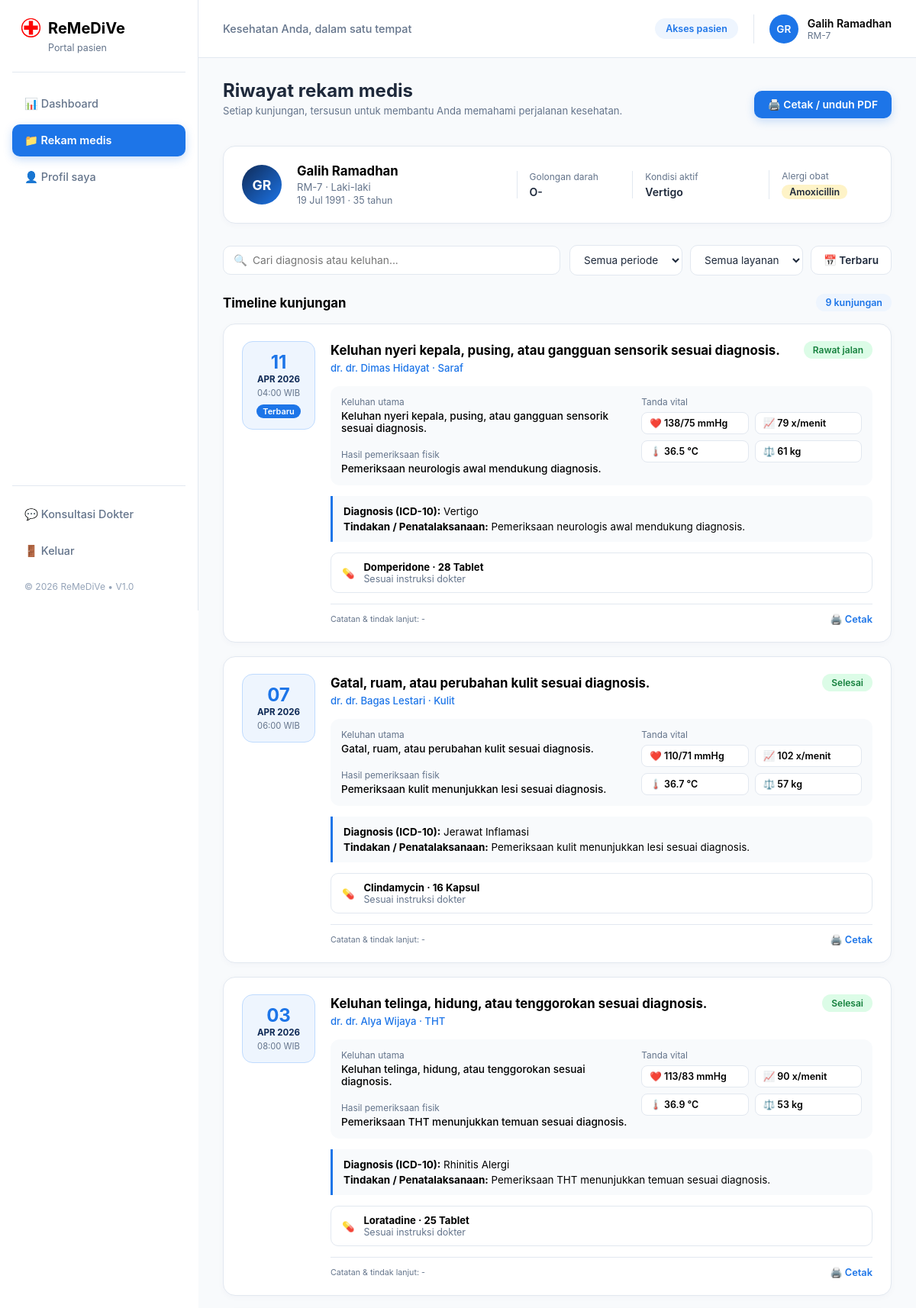
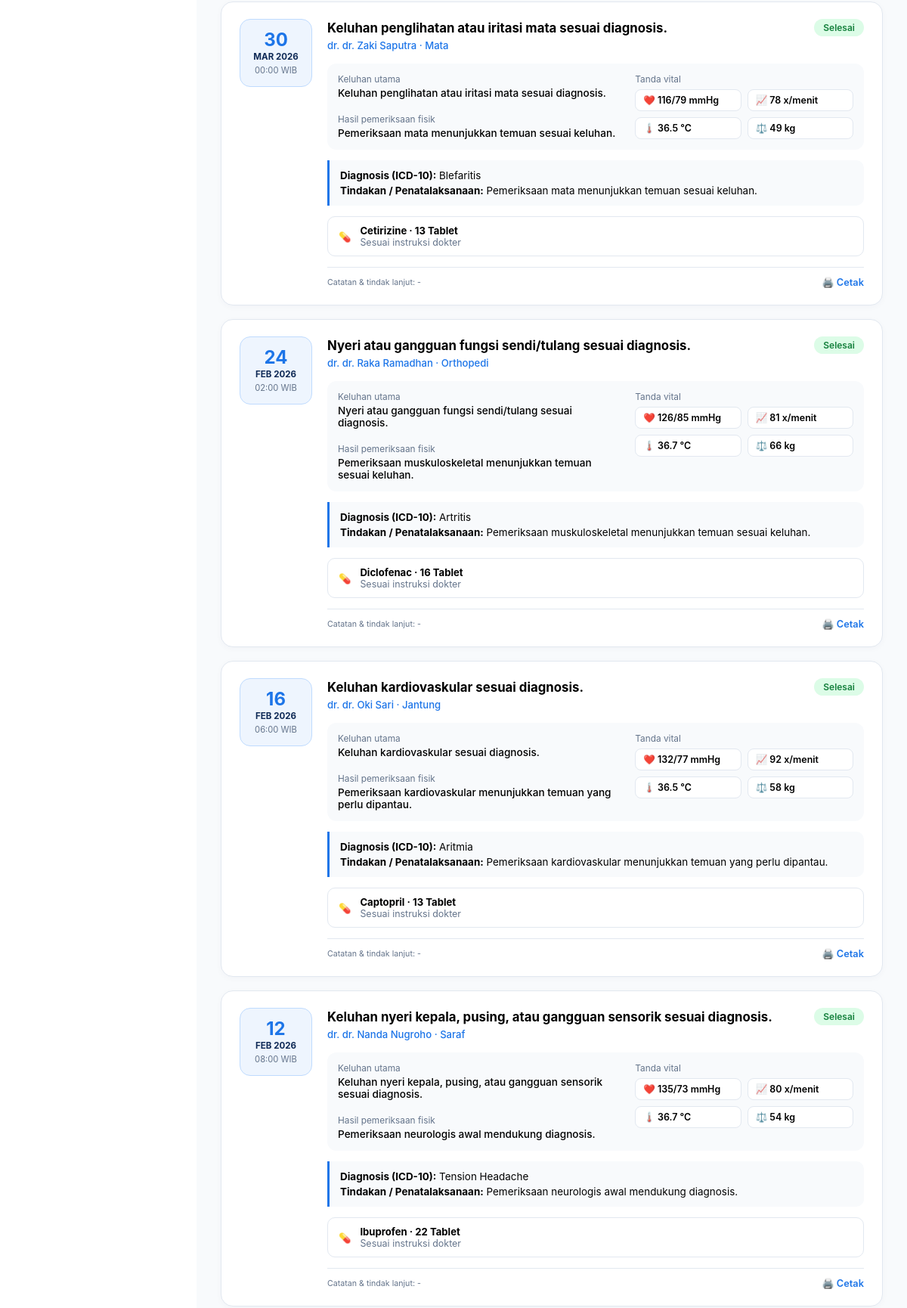
Page /patient_records.php (signed in, upper part) on the committed database (2 pictures, top to bottom).
### tables this page shows
CREATE TABLE `patients` (
  `PatientID` int(11) NOT NULL,
  `PatientName` varchar(50) DEFAULT NULL,
  `NIK` char(16) DEFAULT NULL,
  `BloodType` varchar(3) DEFAULT NULL,
  `PhoneNumber` varchar(15) DEFAULT NULL,
  `Address` text DEFAULT NULL,
  `Gender` char(1) NOT NULL,
  `BirthDate` date NOT NULL,
  `UserID` int(11) DEFAULT NULL,
  `Allergy` varchar(50) DEFAULT NULL
);

CREATE TABLE `medical_examinations` (
  `ExamID` int(11) NOT NULL,
  `DoctorID` int(11) DEFAULT NULL,
  `PatientID` int(11) DEFAULT NULL,
  `Examination_date` datetime DEFAULT NULL,
  `Diagnosis` text DEFAULT NULL,
  `examResult` text DEFAULT NULL,
  `mainIssues` text DEFAULT NULL,
  `action` text DEFAULT NULL,
  `notes` text DEFAULT NULL,
  `BloodPressureSistolik` int(11) DEFAULT NULL,
  `BloodPressureDiastolik` int(11) DEFAULT NULL,
  `pulse` smallint(6) DEFAULT NULL,
  `temperature` decimal(4,1) DEFAULT NULL,
  `WeightKg` decimal(10,0) DEFAULT NULL,
  `HeightCm` decimal(10,0) DEFAULT NULL,
  `status` varchar(10) DEFAULT NULL
);

CREATE TABLE `doctors` (
  `DoctorID` int(11) NOT NULL,
  `DoctorName` varchar(50) NOT NULL,
  `Speciality` varchar(20) DEFAULT NULL,
  `PhoneNumber` varchar(15) DEFAULT NULL,
  `RegistrationNumber` char(17) DEFAULT NULL,
  `UserID` int(11) DEFAULT NULL
);

CREATE TABLE `medical_prescriptions` (
  `PrescID` int(11) NOT NULL,
  `ExamID` int(11) DEFAULT NULL,
  `DrugID` int(11) DEFAULT NULL,
  `Quantity` int(11) DEFAULT NULL,
  `TimePerTakeInHours` int(11) DEFAULT NULL,
  `DurationInDays` smallint(6) DEFAULT NULL,
  `Notes` varchar(100) DEFAULT NULL
);

CREATE TABLE `drugs` (
  `DrugID` int(11) NOT NULL,
  `DrugName` varchar(30) NOT NULL,
  `Price` decimal(10,0) DEFAULT NULL,
  `Stock` int(11) DEFAULT NULL,
  `DrugType` varchar(20) NOT NULL,
  `quantityPerUnitInMg` decimal(8,2) DEFAULT NULL
);

### patient_records.php (the view, shortened to what this page needs)
<?php
    include ('header.php');
    $patient_id = $data ? $data['PatientID'] : 0;
    $age_text = '-';
    if ($data && !empty($data['BirthDate'])) {
        $birth_date = new DateTime($data['BirthDate']);
        $today = new DateTime('today');
        $age = $birth_date->diff($today)->y;
        $age_text = $age . ' tahun';
    }
    $is_download_mode = isset($_GET['action']) && $_GET['action'] === 'download';
    $search = isset($_GET['search']) ? mysqli_real_escape_string($connection, $_GET['search']) : '';
    $query_exams = "SELECT me.*, d.DoctorName, d.Speciality FROM medical_examinations me JOIN doctors d ON me.DoctorID = d.DoctorID WHERE me.PatientID = '$patient_id'";
    $query_exams .= " ORDER BY me.Examination_date DESC";
    $result_exams = mysqli_query($connection, $query_exams);
    $all_exams = [];
    while ($row_ex = mysqli_fetch_assoc($result_exams)) {
        $all_exams[] = $row_ex;
    }
    $total_exam_count = count($all_exams);
?>
<main class="main-content">
    <?php
        if (!$is_download_mode){
            ?>
            <div class="page-header-row">
                <div>
                    <h2>Riwayat rekam medis</h2>
                    <p class="section-desc">Setiap kunjungan, tersusun untuk membantu Anda memahami perjalanan kesehatan.</p>
                </div>
                <a href="patient_records.php?action=download" class="btn-action-primary">
                    🖨️ Cetak / unduh PDF
                </a>
            </div>
            <div class="card profile-summary-card mini-card">
                <div class="profile-avatar-medium"><?php echo $initials; ?></div>
                <div class="profile-info-grid horizontal-grid">
                    <div class="profile-main-data">
                        <h3><?php echo htmlspecialchars($display_name); ?></h3>
                        <p><?php echo $identifier; ?> · <?php echo ($data && isset($data['Gender']) && $data['Gender'] == 'P') ? 'Perempuan' : 'Laki-laki'; ?></p>
                        <p class="birth-text"><?php echo ($data && !empty($data['BirthDate'])) ? date('d M Y', strtotime($data['BirthDate'])) : '-'; ?> · <?php echo $age_text; ?></p>
                    </div>
                    <div class="profile-col">
                        <span class="label">Golongan darah</span>
                        <span class="value"><?php echo ($data && !empty($data['BloodType'])) ? htmlspecialchars($data['BloodType']) : '-'; ?></span>
                    </div>
                    <div class="profile-col">
                        <span class="label">Kondisi aktif</span>
                        <span class="value"><?php echo ($total_exam_count > 0) ? htmlspecialchars($all_exams[0]['Diagnosis']) : 'Belum ada data'; ?></span>
                    </div>
                    <div class="profile-col">
                        <span class="label">Alergi obat</span>
                        <span class="value warning-tag"><?php echo ($data && !empty($data['Allergy'])) ? htmlspecialchars($data['Allergy']) : 'Tidak ada data alergi'; ?></span>
                    </div>
                </div>
            </div>
            <div class="filter-search-container">
                <form action="patient_records.php" method="GET" class="search-form-inline">
                    <div class="search-input-wrapper">
                        <span class="search-icon">🔍</span>
                        <input type="text" name="search" placeholder="Cari diagnosis atau keluhan..." value="<?php echo htmlspecialchars($search); ?>">
                    </div>
                    <div class="filter-dropdowns">
                        <select name="period" class="filter-select">
                            <option value="">Semua periode</option>
                        </select>
                        <select name="service" class="filter-select">
                            <option value="">Semua layanan</option>
                        </select>
                        <button type="submit" class="btn-filter-sort">📅 Terbaru</button>
                    </div>
                </form>
            </div>
            <div class="timeline-container">
                <div class="timeline-header-info">
                    <h3>Timeline kunjungan</h3>
                    <span class="badge-count"><?php echo $total_exam_count; ?> kunjungan</span>
                </div>
                <?php
                    if ($total_exam_count > 0){
                        foreach ($all_exams as $index => $exam){
                            $exam_id = $exam['ExamID'];
                            $q_presc = "SELECT mp.*, dr.DrugName, dr.DrugType FROM medical_prescriptions mp JOIN drugs dr ON mp.DrugID = dr.DrugID WHERE mp.ExamID = '$exam_id'";
                            $res_presc = mysqli_query($connection, $q_presc);
                            $is_latest = ($index === 0);
                            ?>
                            <div class="card timeline-card">
                                <div class="timeline-date-badge">
                                    <span class="t-day"><?php echo date('d', strtotime($exam['Examination_date'])); ?></span>
                                    <span class="t-mon"><?php echo strtoupper(date('M Y', strtotime($exam['Examination_date']))); ?></span>
                                    <span class="t-time"><?php echo date('H:i', strtotime($exam['Examination_date'])); ?> WIB</span>
                                    <?php
                                        if ($is_latest){
                                            ?>
                                                <span class="badge-terbaru-sub">Terbaru</span>
                                            <?php
                                        }
                                    ?>
                                </div>
                                <div class="timeline-content-body">
                                    <div class="timeline-title-row">
                                        <h4><?php echo htmlspecialchars($exam['mainIssues']); ?></h4>
                                        <span class="status-badge-green"><?php echo $is_latest ? 'Rawat jalan' : 'Selesai'; ?></span>
                                    </div>
                                    <p class="doctor-meta">dr. <?php echo htmlspecialchars($exam['DoctorName']); ?> · <?php echo htmlspecialchars($exam['Speciality']); ?></p>
                                    <div class="exam-details-grid">
                                        <div class="ex-col">
                                            <span class="label">Keluhan utama</span>
                                            <p><?php echo htmlspecialchars($exam['mainIssues']); ?></p>
                                            <br>
                                            <span class="label">Hasil pemeriksaan fisik</span>
                                            <p><?php echo htmlspecialchars($exam['examResult']); ?></p>
                                        </div>
                                        <div class="ex-col metrics-mini">
                                            <span class="label">Tanda vital</span>
                                            <div class="vital-tags-grid">
                                                <span>❤️ <?php echo $exam['BloodPressureSistolik'] . '/' . $exam['BloodPressureDiastolik']; ?> mmHg</span>
                                                <span>📈 <?php echo $exam['pulse']; ?> x/menit</span>
                                                <span>🌡️ <?php echo $exam['temperature']; ?> °C</span>
                                                <span>⚖️ <?php echo intval($exam['WeightKg']); ?> kg</span>
                                            </div>
                                        </div>
                                    </div>
                                    <div class="diagnosis-box-inner">
                                        <p><strong>Diagnosis (ICD-10):</strong> <?php echo htmlspecialchars($exam['Diagnosis']); ?></p>
                                        <p><strong>Tindakan / Penatalaksanaan:</strong> <?php echo htmlspecialchars($exam['examResult']); ?></p>
                                    </div>
                                    <?php
                                        if (mysqli_num_rows($res_presc) > 0){
                                            ?>
                                            <div class="prescription-list-box">
                                                <?php
                                                    while ($p = mysqli_fetch_assoc($res_presc)){
                                                        ?>
                                                        <div class="presc-item">
                                                            <span class="p-icon">💊</span>
                                                            <div>
                                                                <strong><?php echo htmlspecialchars($p['DrugName']); ?> · <?php echo $p['Quantity']; ?> <?php echo $p['DrugType']; ?></strong>
                                                                <p><?php echo htmlspecialchars($p['Notes']); ?></p>
                                                            </div>
                                                        </div>
                                                        <?php
                                                    }
                                                ?>
                                            </div>
                                            <?php
                                        }
                                    ?>
                                    <div class="timeline-footer-row">
                                        <small>Catatan & tindak lanjut: <?php echo htmlspecialchars($exam['Notes'] ?? '-'); ?></small>
                                        <a href="patient_records.php?action=download&exam_id=<?php echo $exam['ExamID']; ?>" class="link-print">🖨️ Cetak</a>
                                    </div>
                                </div>
                            </div>
                            <?php
                        }
                    } else {
                        ?>
                        <div class="card content-card text-center">
                            <p>Belum ada riwayat rekam medis tercatat di database.</p>
                        </div>
                        <?php
                    }
                ?>
            <?php
        }
    ?>
</main>
<?php
    include ('footer.php');
?>

### header.php (shortened to what this page needs)
<?php
    include ('connection.php');
    $user_id = $_SESSION['UserID'];
    $role = $_SESSION['Role'];
    $display_name = '';
    $identifier   = '';
    $initials     = '';
    if ($role === 'patient') {
    $query = "SELECT * FROM patients WHERE UserID = '$user_id'";
    $result = mysqli_query($connection, $query);
        if ($result && mysqli_num_rows($result) > 0) {
            $data = mysqli_fetch_assoc($result);
            $display_name = $data['PatientName'];
            $identifier = 'RM-' . $data['PatientID'];
            $words = explode(' ', $display_name);
            $initials = mb_substr($words[0], 0, 1) . (isset($words[1]) ? mb_substr($words[1], 0, 1) : '');
            $initials = strtoupper($initials);
        }
    } else {
        $display_name = 'Administrator';
        $identifier = 'ADM';
        $initials = 'AD';
    }
?>
<!DOCTYPE html>
<html lang="id">
<head>
    <link rel="stylesheet" href="style.css">
</head>
<body>
    <div class="app-layout">
        <aside class="sidebar">
            <div class="sidebar-brand">
                <img src="assets/image/RedCross.png" alt="ReMeDiVe" style="height: 25px; width:auto;">
                <h2>ReMeDiVe</h2>
                <small><?php echo ($role === 'patient') ? 'Portal pasien' : (($role === 'doctor') ? 'Portal dokter' : 'Portal admin'); ?></small>
            </div>
            <nav class="sidebar-menu">
                <?php
                    if ($role === 'patient'){
                        ?>
                        <a href="patient_dashboard.php" class="menu-item <?php echo (basename($_SERVER['PHP_SELF']) == 'patient_dashboard.php') ? 'active' : ''; ?>">
                            <span>📊 Dashboard</span>
                        </a>
                        <a href="patient_records.php" class="menu-item <?php echo (basename($_SERVER['PHP_SELF']) == 'patient_records.php') ? 'active' : ''; ?>">
                            <span>📁 Rekam medis</span>
                        </a>
                        <a href="patient_profile.php" class="menu-item <?php echo (basename($_SERVER['PHP_SELF']) == 'patient_profile.php') ? 'active' : ''; ?>">
                            <span>👤 Profil saya</span>
                        </a>
                        <?php
                    }
                ?>
            </nav>
            <div class="sidebar-footer-menu">
                <a href="chat.php" class="menu-item <?php echo (basename($_SERVER['PHP_SELF']) == 'chat.php') ? 'active' : ''; ?>">
                    <span>💬 <?php echo ($role === 'patient') ? 'Konsultasi Dokter' : 'Chat Pasien'; ?></span>
                </a>
                <a href="logout.php" class="menu-item logout-item">
                    <span>🚪 Keluar</span>
                </a>
                <div class="copyright-box">
                    <span>&copy; <?php echo date('Y'); ?> ReMeDiVe &bull; V1.0</span>
                </div>
            </div>
        </aside>
        <div class="main-wrapper">
            <header class="top-header">
                <div class="top-header-left">
                    <p>Kesehatan Anda, dalam satu tempat</p>
                </div>
                <div class="top-header-right">
                    <span class="role-badge"><?php echo ($role === 'patient') ? 'Akses pasien' : (($role === 'doctor') ? 'Akses dokter' : 'Akses admin'); ?></span>
                    <div class="user-profile-mini">
                        <span class="user-avatar-small"><?php echo $initials; ?></span>
                        <div class="user-info-text">
                            <span class="u-name"><?php echo htmlspecialchars($display_name); ?></span>
                            <small><?php echo htmlspecialchars($identifier); ?></small>
                        </div>
                    </div>
                </div>
            </header>
        </div>
    </div>
</body>
</html>

### rows in the picture
patients: PatientName "GR", PatientName "Galih Ramadhan", PatientID "RM-7", BirthDate "19 Jul 1991", BirthDate "35 tahun", BloodType "O-", Allergy "Amoxicillin"
medical_examinations: Diagnosis "Vertigo", Examination_date "11", Examination_date "APR 2026", Examination_date "04:00", shows "Terbaru", mainIssues "Keluhan nyeri kepala, pusing, atau gangguan sensorik sesuai diagnosis.", shows "Rawat jalan", DoctorID.DoctorName "dr. Dimas Hidayat", DoctorID.Speciality "Saraf", examResult "Pemeriksaan neurologis awal mendukung diagnosis.", BloodPressureSistolik "138", BloodPressureDiastolik "75", pulse "79", temperature "36.5", WeightKg "61", Notes "-"
medical_prescriptions: DrugID.DrugName "Domperidone", Quantity "28", DrugID.DrugType "Tablet", Notes "Sesuai instruksi dokter"
medical_examinations: Examination_date "07", Examination_date "APR 2026", Examination_date "06:00", mainIssues "Gatal, ruam, atau perubahan kulit sesuai diagnosis.", shows "Selesai", DoctorID.DoctorName "dr. Bagas Lestari", DoctorID.Speciality "Kulit", examResult "Pemeriksaan kulit menunjukkan lesi sesuai diagnosis.", BloodPressureSistolik "110", BloodPressureDiastolik "71", pulse "102", temperature "36.7", WeightKg "57", Diagnosis "Jerawat Inflamasi", Notes "-"
medical_prescriptions: DrugID.DrugName "Clindamycin", Quantity "16", DrugID.DrugType "Kapsul", Notes "Sesuai instruksi dokter"
medical_examinations: Examination_date "03", Examination_date "APR 2026", Examination_date "08:00", mainIssues "Keluhan telinga, hidung, atau tenggorokan sesuai diagnosis.", shows "Selesai", DoctorID.DoctorName "dr. Alya Wijaya", DoctorID.Speciality "THT", examResult "Pemeriksaan THT menunjukkan temuan sesuai diagnosis.", BloodPressureSistolik "113", BloodPressureDiastolik "83", pulse "90", temperature "36.9", WeightKg "53", Diagnosis "Rhinitis Alergi", Notes "-"
medical_prescriptions: DrugID.DrugName "Loratadine", Quantity "25", DrugID.DrugType "Tablet", Notes "Sesuai instruksi dokter"
medical_examinations: Examination_date "30", Examination_date "MAR 2026", Examination_date "00:00", mainIssues "Keluhan penglihatan atau iritasi mata sesuai diagnosis.", shows "Selesai", DoctorID.DoctorName "dr. Zaki Saputra", DoctorID.Speciality "Mata", examResult "Pemeriksaan mata menunjukkan temuan sesuai keluhan.", BloodPressureSistolik "116", BloodPressureDiastolik "79", pulse "78", temperature "36.5", WeightKg "49", Diagnosis "Blefaritis", Notes "-"
medical_prescriptions: DrugID.DrugName "Cetirizine", Quantity "13", DrugID.DrugType "Tablet", Notes "Sesuai instruksi dokter"
medical_examinations: Examination_date "24", Examination_date "FEB 2026", Examination_date "02:00", mainIssues "Nyeri atau gangguan fungsi sendi/tulang sesuai diagnosis.", shows "Selesai", DoctorID.DoctorName "dr. Raka Ramadhan", DoctorID.Speciality "Orthopedi", examResult "Pemeriksaan muskuloskeletal menunjukkan temuan sesuai keluhan.", BloodPressureSistolik "126", BloodPressureDiastolik "85", pulse "81", temperature "36.7", WeightKg "66", Diagnosis "Artritis", Notes "-"
medical_prescriptions: DrugID.DrugName "Diclofenac", Quantity "16", DrugID.DrugType "Tablet", Notes "Sesuai instruksi dokter"
medical_examinations: Examination_date "16", Examination_date "FEB 2026", Examination_date "06:00", mainIssues "Keluhan kardiovaskular sesuai diagnosis.", shows "Selesai", DoctorID.DoctorName "dr. Oki Sari", DoctorID.Speciality "Jantung", examResult "Pemeriksaan kardiovaskular menunjukkan temuan yang perlu dipantau.", BloodPressureSistolik "132", BloodPressureDiastolik "77", pulse "92", temperature "36.5", WeightKg "58", Diagnosis "Aritmia", Notes "-"
medical_prescriptions: DrugID.DrugName "Captopril", Quantity "13", DrugID.DrugType "Tablet", Notes "Sesuai instruksi dokter"
medical_examinations: Examination_date "12", Examination_date "FEB 2026", Examination_date "08:00", mainIssues "Keluhan nyeri kepala, pusing, atau gangguan sensorik sesuai diagnosis.", shows "Selesai", DoctorID.DoctorName "dr. Nanda Nugroho", DoctorID.Speciality "Saraf", examResult "Pemeriksaan neurologis awal mendukung diagnosis.", BloodPressureSistolik "135", BloodPressureDiastolik "73", pulse "80", temperature "36.7", WeightKg "54", Diagnosis "Tension Headache", Notes "-"
medical_prescriptions: DrugID.DrugName "Ibuprofen", Quantity "22", DrugID.DrugType "Tablet", Notes "Sesuai instruksi dokter"

### other values in the picture
$total_exam_count "9"
